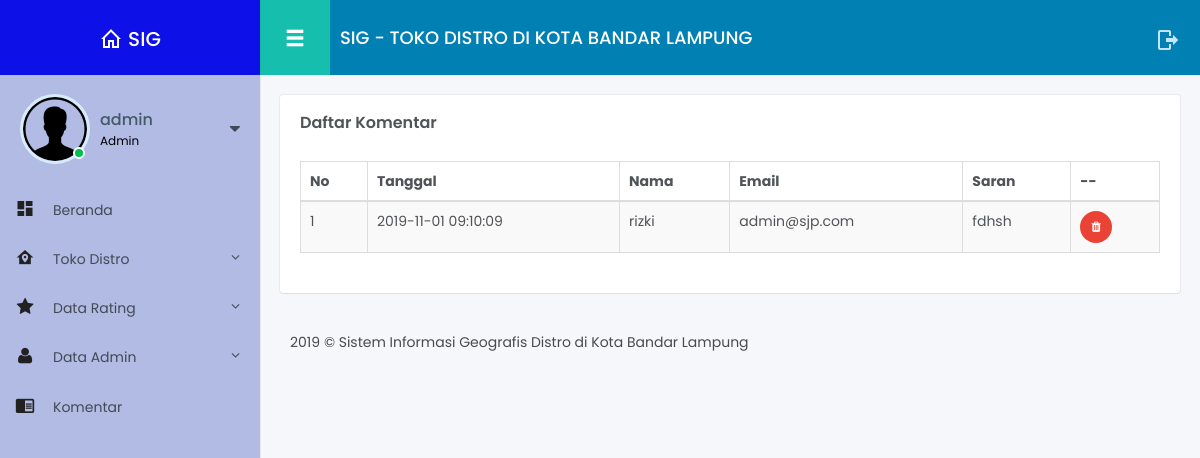
The app's page /admin/index.php?page=komentar (signed in) with its own data.
### tables this page shows
CREATE TABLE `tbl_user` (
  `id_user` int(11) NOT NULL AUTO_INCREMENT,
  `nama` varchar(100) NOT NULL,
  `password` varchar(255) NOT NULL,
  `username` varchar(100) NOT NULL,
  `level` varchar(20) DEFAULT 'User',
  `foto` text,
  PRIMARY KEY (`id_user`)
);

CREATE TABLE `tbl_komentar` (
  `id_komentar` int(11) NOT NULL AUTO_INCREMENT,
  `nama` varchar(50) NOT NULL,
  `email` varchar(100) NOT NULL,
  `komentar` text NOT NULL,
  `tgl` timestamp NOT NULL DEFAULT CURRENT_TIMESTAMP ON UPDATE CURRENT_TIMESTAMP,
  PRIMARY KEY (`id_komentar`)
);

### admin/komentar.php (the view, shortened to what this page needs)
<div class="row small-spacing">
  <div class="col-xs-12">
    <div class="box-content">
      <h4 class="box-title">Daftar Komentar</h4>
      <div class="table-responsive">
      <table id="example" class="table table-striped table-bordered display" style="width:100%">
        <thead>
          <tr>
            <th>No</th>
            <th>Tanggal</th>
            <th>Nama</th>
            <th>Email</th>
            <th>Saran</th>
            <th>--</th>
          </tr>
        </thead>
        <tbody>
            <?php
            include 'action/koneksi.php';
            $no=1;
            $query=mysqli_query($conn,"SELECT * from tbl_komentar");
            while($data=mysqli_fetch_assoc($query)){
            ?>
          <tr>
            <td><?php echo $no; ?></td>
            <td><?php echo $data['tgl'] ?></td>
            <td><?php echo $data['nama'] ?></td>
            <td><?php echo $data['email'] ?></td>
            <td><?php echo $data['komentar'] ?></td>
            <td>
                <a href='action/komentar-hapus.php?id=<?php echo $data['id_komentar'] ?>' class="delete btn btn-circle  btn-danger btn-xs" ><i class="ico fa fa-trash"></i></a>
              </td>
          </tr><?php $no++; } ?>
        </tbody>
      </table></div>
    </div>
  </div>
</div>

### admin/header.php (shortened to what this page needs)
<div class="main-menu" style="background-color:#b1bbe4; color:#fff">
	<header class="header">
		<a href="?page=home" class="logo"><i class="ico mdi mdi-home-outline"></i>SIG</a>
		<div class="user">
			<a href="#" class="avatar">
			<?php
			if($_SESSION['foto'] != ""){
				$foto = "img/".$_SESSION['foto'];
			}else{
				$foto = "assets/images/iconuser.png";
			}
			?>
			<img src="<?php echo $foto; ?>" alt=""><span class="status online"></span>
			</a>
			<h5 class="name"><a href="?page=edit_user&id=<?php echo $_SESSION['id']; ?>"><?php echo $user['nama'] ?></a></h5>
			<h5 class="position"><?php echo $user['level'] ?></h5>
			<div class="control-wrap js__drop_down">
				<i class="fa fa-caret-down js__drop_down_button"></i>
			</div>
		</div>
	</header>
	<div class="content" >
		<div class="navigation" >
			<ul class="menu js__accordion">
				<li>
					<a class="waves-effect" href="index.php"><i class="menu-icon mdi mdi-view-dashboard"></i><span>Beranda</span></a>
				</li>
				<?php
if (!empty($_SESSION['username']) ) {
		if ($_SESSION['level'] == "Admin" or $_SESSION['level'] == "User") {
				?>
				<li>
					<a class="waves-effect parent-item js__control" href="#"><i class="menu-icon mdi mdi-home-map-marker"></i><span>Toko Distro</span><span class="menu-arrow fa fa-angle-down"></span></a>
				</li>
				<?php if ($_SESSION['level'] == "Admin"){ ?>
				 <li>
					<a class="waves-effect parent-item js__control" href="#"><i class="menu-icon fa fa-star"></i><span>Data Rating</span><span class="menu-arrow fa fa-angle-down"></span></a>
				</li>
				 <li>
					<a class="waves-effect parent-item js__control" href="#"><i class="menu-icon fa fa-user"></i><span>Data Admin</span><span class="menu-arrow fa fa-angle-down"></span></a>
				</li>
				<li>
					<a class="waves-effect" href="?page=komentar"><i class="menu-icon mdi mdi-book-open"></i><span>Komentar</span></a>
				</li>
				<?php } } } ?>
			</ul>
		</div>
	</div>
</div>
<div class="fixed-navbar" style="background-color:#0080B3; color:#fff">
	<div class="pull-left">
		<button type="button" class="menu-mobile-button glyphicon glyphicon-menu-hamburger js__menu_mobile"></button>
		<h1 class="page-title">SIG - TOKO DISTRO DI KOTA BANDAR LAMPUNG</h1>
	</div>
	<div class="pull-right">
		<a href="action/proses-logout.php" class="logout ico-item mdi mdi-logout "></a>
	</div>
</div>

### records on screen
tbl_user: nama "admin", level "Admin"
tbl_komentar: tgl "2019-11-01 09:10:09", nama "rizki", email "admin@sjp.com", komentar "fdhsh"
